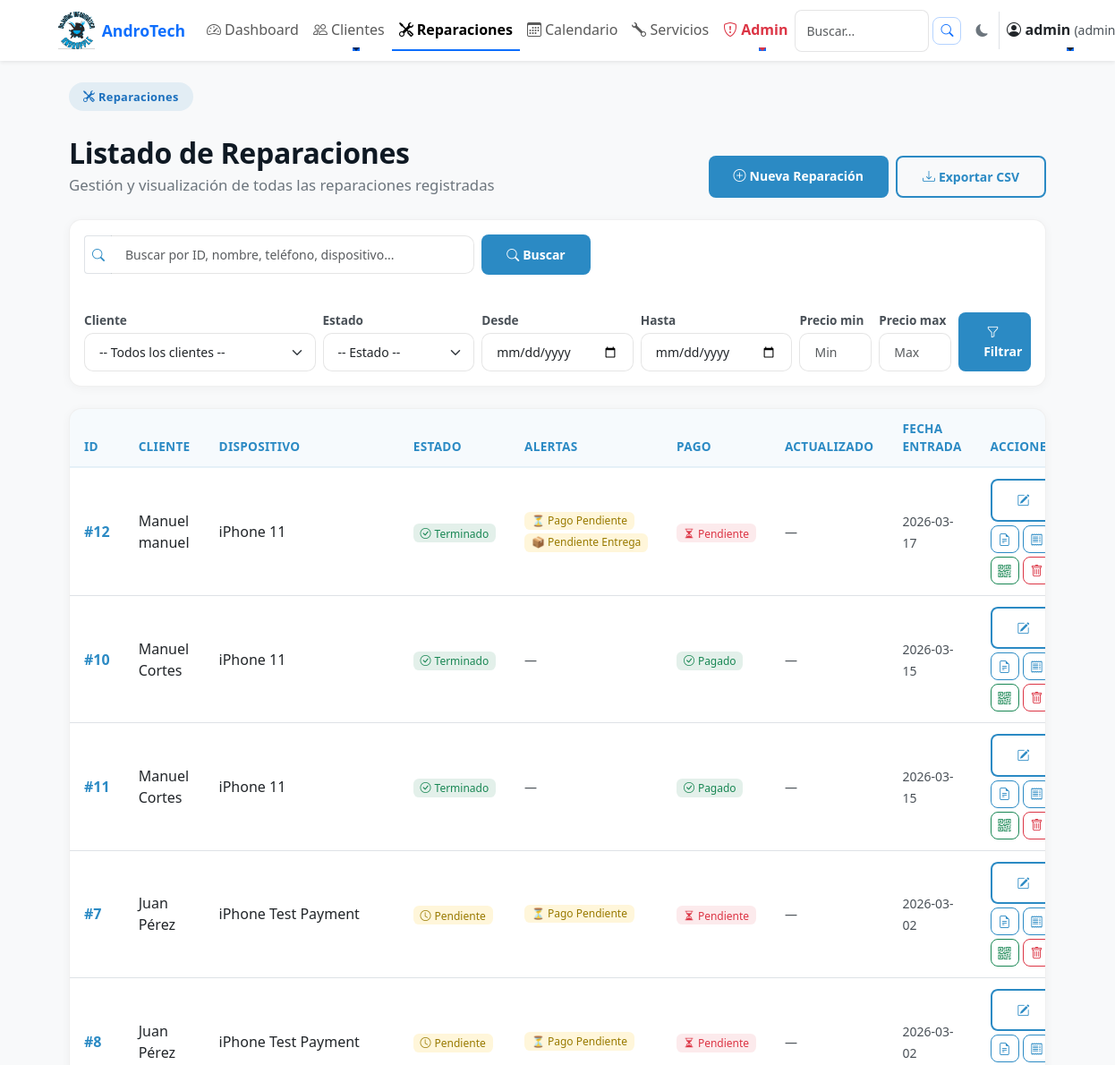
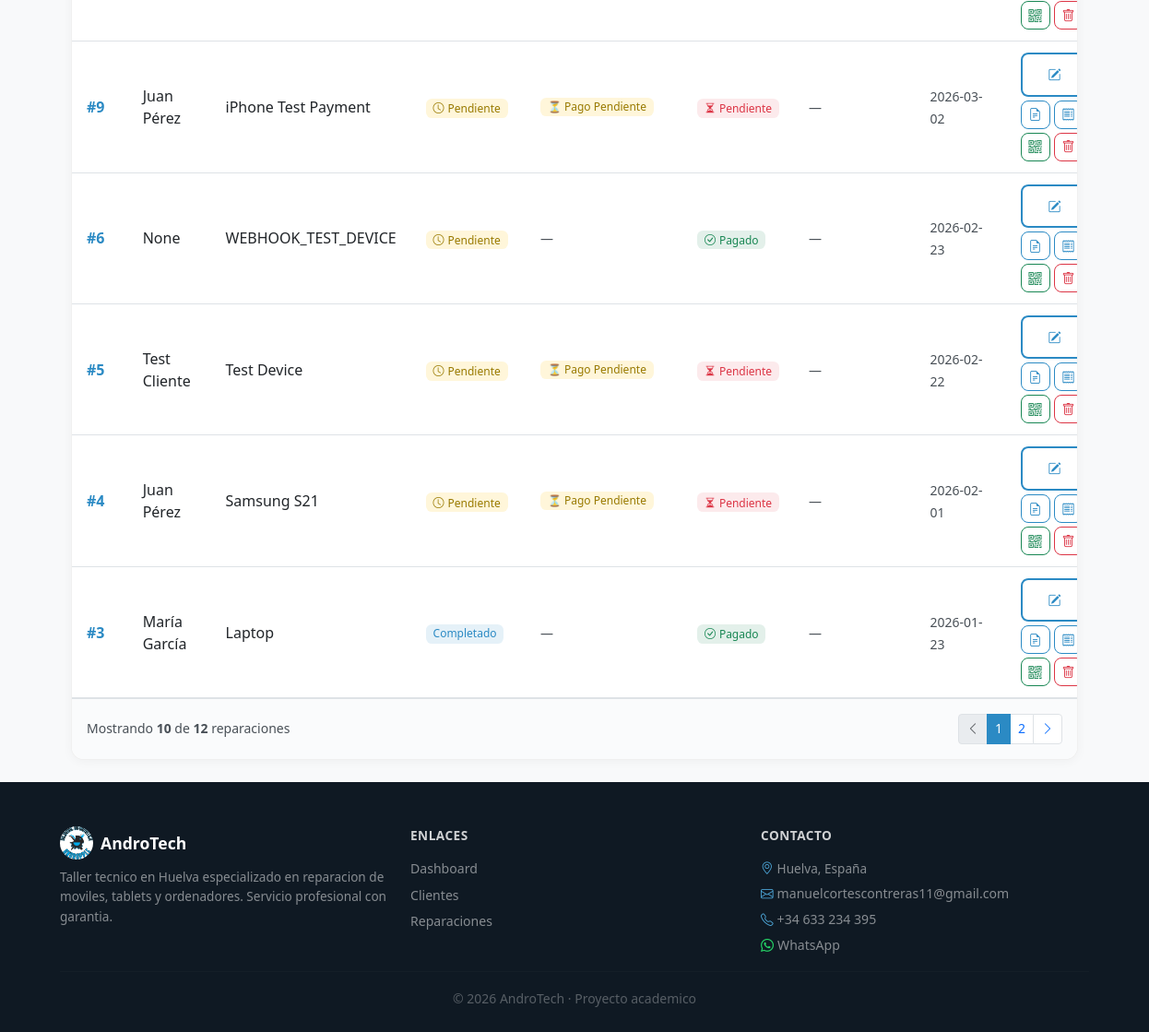
The page /reparaciones (signed in) on the database its author committed (2 pictures, top to bottom).
### tables this page shows
CREATE TABLE reparaciones (
    id INTEGER PRIMARY KEY AUTOINCREMENT,
    cliente_id INTEGER,
    dispositivo TEXT NOT NULL,
    descripcion TEXT,
    estado TEXT DEFAULT 'Pendiente',
    fecha_entrada TEXT,
    fecha_salida TEXT,
    precio REAL,
    tipo_documento TEXT DEFAULT 'presupuesto',
    estado_pago TEXT DEFAULT 'Pendiente',
    fecha_pago TEXT,
    metodo_pago TEXT, firma TEXT,
    FOREIGN KEY (cliente_id) REFERENCES clientes(id)
);

CREATE TABLE clientes (
    id INTEGER PRIMARY KEY AUTOINCREMENT,
    nombre TEXT NOT NULL,
    telefono TEXT,
    email TEXT,
    direccion TEXT
);

### app.py (the view, shortened to what this page needs)
@app.route("/reparaciones")
@login_required
def reparaciones():
    conn = get_db()
    cliente_id = request.args.get('cliente_id', '').strip()
    estado = request.args.get('estado', '').strip()
    desde = request.args.get('desde', '').strip()
    hasta = request.args.get('hasta', '').strip()
    precio_min = request.args.get('precio_min', '').strip()
    precio_max = request.args.get('precio_max', '').strip()
    q = request.args.get('q', '').strip()
    try:
        page = int(request.args.get('page', 1))
        if page < 1:
            page = 1
    except ValueError:
        page = 1
    per_page = 10
    offset = (page - 1) * per_page
    sql_base = "FROM reparaciones LEFT JOIN clientes ON clientes.id = reparaciones.cliente_id"
    where_clauses = []
    params = []
    if cliente_id:
        where_clauses.append("reparaciones.cliente_id = ?")
        params.append(cliente_id)
    if estado:
        where_clauses.append("reparaciones.estado = ?")
        params.append(estado)
    if desde:
        where_clauses.append("reparaciones.fecha_entrada >= ?")
        params.append(desde)
    if hasta:
        where_clauses.append("reparaciones.fecha_entrada <= ?")
        params.append(hasta)
    if precio_min:
        try:
            params.append(float(precio_min))
            where_clauses.append("reparaciones.precio >= ?")
        except ValueError:
            pass
    if precio_max:
        try:
            params.append(float(precio_max))
            where_clauses.append("reparaciones.precio <= ?")
        except ValueError:
            pass
    where_sql = (" WHERE " + " AND ".join(where_clauses)) if where_clauses else ""
    total_sql = "SELECT COUNT(*) " + sql_base + where_sql
    total = conn.execute(total_sql, tuple(params)).fetchone()[0]
    select_sql = "SELECT reparaciones.*, clientes.nombre AS cliente " + sql_base + where_sql + " ORDER BY fecha_entrada DESC LIMIT ? OFFSET ?"
    final_params = params + [per_page, offset]
    datos = conn.execute(select_sql, tuple(final_params)).fetchall()
    datos_enriquecidos = []
    for r in datos:
        r_dict = dict(r)
        ultima_actualizacion = conn.execute(
            "SELECT fecha_cambio FROM reparaciones_historial WHERE reparacion_id = ? ORDER BY fecha_cambio DESC LIMIT 1",
            (r_dict['id'],)
        ).fetchone()
        r_dict['ultima_actualizacion'] = ultima_actualizacion['fecha_cambio'] if ultima_actualizacion else None
        r_dict['alertas_info'] = calcular_alertas_reparacion(r_dict, r_dict['ultima_actualizacion'])
        datos_enriquecidos.append(r_dict)
    clientes = conn.execute("SELECT id, nombre FROM clientes ORDER BY nombre").fetchall()
    conn.close()
    filters = {}
    if cliente_id:
        filters['cliente_id'] = cliente_id
    if estado:
        filters['estado'] = estado
    if desde:
        filters['desde'] = desde
    if hasta:
        filters['hasta'] = hasta
    if precio_min:
        filters['precio_min'] = precio_min
    if precio_max:
        filters['precio_max'] = precio_max
    if q:
        filters['q'] = q
    filters_query = urllib.parse.urlencode(filters)
    total_pages = max(1, (total + per_page - 1) // per_page)
    mostrar_precios = session.get('rol') in ['admin', 'tecnico']
    return render_template("reparaciones.html", reparaciones=datos_enriquecidos, clientes=clientes, filters=filters, filters_query=filters_query, page=page, total_pages=total_pages, per_page=per_page, total=total, mostrar_precios=mostrar_precios, user_role=session.get('rol'))

### templates/reparaciones.html (shortened to what this page needs)
{% extends "base.html" %}
{% block content %}
<div class="container-fluid py-4">
    <div class="row mb-4 align-items-end">
        <div class="col">
            <span class="at-pill"><i class="bi bi-tools me-1"></i>Reparaciones</span>
            <h1 class="at-section-title mt-2 mb-1">Listado de Reparaciones</h1>
            <p class="at-section-sub" style="margin:0;max-width:none;">Gestión y visualización de todas las reparaciones registradas</p>
        </div>
        <div class="col-auto">
            <div class="d-flex gap-2">
                <a href="/reparaciones/nueva" class="at-btn-primary btn btn-sm">
                    <i class="bi bi-plus-circle me-1"></i>Nueva Reparación
                </a>
                <a href="{{ url_for('export_reparaciones', **request.args) }}" class="at-btn-outline btn btn-sm">
                    <i class="bi bi-download me-1"></i>Exportar CSV
                </a>
            </div>
        </div>
    </div>
    <div class="at-admin-card mb-4">
        <div class="p-3">
            <form method="get" class="at-admin-form mb-3">
                <div class="row g-2 align-items-center">
                    <div class="col-md-5">
                        <div class="input-group input-group-sm">
                            <span class="input-group-text bg-white border-end-0"><i class="bi bi-search" style="color:#2B8AC4;"></i></span>
                            <input type="search" name="q" class="form-control border-start-0" placeholder="Buscar por ID, nombre, teléfono, dispositivo..." value="{{ filters.q if filters.q is defined else '' }}">
                        </div>
                    </div>
                    <div class="col-auto">
                        <button class="at-btn-primary btn btn-sm" type="submit"><i class="bi bi-search me-1"></i>Buscar</button>
                    </div>
                </div>
            </form>
            <form method="get" class="at-admin-form">
                <div class="row g-2 align-items-end">
                    <div class="col-sm-3">
                        <label class="form-label small text-muted mb-1">Cliente</label>
                        <select name="cliente_id" class="form-select form-select-sm">
                            <option value="">-- Todos los clientes --</option>
                        </select>
                    </div>
                    <div class="col-sm-2">
                        <label class="form-label small text-muted mb-1">Estado</label>
                        <select name="estado" class="form-select form-select-sm">
                            <option value="">-- Estado --</option>
                        </select>
                    </div>
                    <div class="col-sm-2">
                        <label class="form-label small text-muted mb-1">Desde</label>
                        <input type="date" name="desde" class="form-control form-control-sm" value="{{ filters.desde if filters.desde is defined else '' }}">
                    </div>
                    <div class="col-sm-2">
                        <label class="form-label small text-muted mb-1">Hasta</label>
                        <input type="date" name="hasta" class="form-control form-control-sm" value="{{ filters.hasta if filters.hasta is defined else '' }}">
                    </div>
                    <div class="col-sm-1">
                        <label class="form-label small text-muted mb-1">Precio min</label>
                        <input type="number" step="0.01" name="precio_min" class="form-control form-control-sm" placeholder="Min" value="{{ filters.precio_min if filters.precio_min is defined else '' }}">
                    </div>
                    <div class="col-sm-1">
                        <label class="form-label small text-muted mb-1">Precio max</label>
                        <input type="number" step="0.01" name="precio_max" class="form-control form-control-sm" placeholder="Max" value="{{ filters.precio_max if filters.precio_max is defined else '' }}">
                    </div>
                    <div class="col-sm-1 d-grid">
                        <label class="form-label small text-muted mb-1">&nbsp;</label>
                        <button class="at-btn-primary btn btn-sm" type="submit"><i class="bi bi-funnel me-1"></i>Filtrar</button>
                    </div>
                </div>
            </form>
        </div>
    </div>
    <div class="at-admin-card">
        <div class="table-responsive">
            <table class="at-admin-table table align-middle mb-0">
                <thead>
                <tr>
                    <th scope="col" style="width:70px;">ID</th>
                    <th scope="col">Cliente</th>
                    <th scope="col">Dispositivo</th>
                    <th scope="col" style="width:130px;">Estado</th>
                    <th scope="col" style="width:120px;">Alertas</th>
                    <th scope="col" style="width:110px;">Pago</th>
                    <th scope="col" style="width:120px;">Actualizado</th>
                    <th scope="col" style="width:130px;">Fecha entrada</th>
                    <th scope="col" style="width:220px;">Acciones</th>
                </tr>
                </thead>
                <tbody>
                {% for r in reparaciones %}
                <tr>
                    <td><span class="fw-semibold" style="color:#2B8AC4;">#{{ r.id }}</span></td>
                    <td>{{ r.cliente }}</td>
                    <td>{{ r.dispositivo }}</td>
                    <td>
                        {% if r.estado == 'Pendiente' %}
                            <span class="badge" style="background:rgba(255,193,7,.15);color:#997a00;">
                                <i class="bi bi-clock me-1"></i>Pendiente
                            </span>
                        {% elif r.estado == 'En proceso' %}
                            <span class="badge" style="background:rgba(43,138,196,.12);color:#2B8AC4;">
                                <i class="bi bi-gear me-1"></i>En proceso
                            </span>
                        {% elif r.estado == 'Terminado' %}
                            <span class="badge" style="background:rgba(25,135,84,.12);color:#198754;">
                                <i class="bi bi-check-circle me-1"></i>Terminado
                            </span>
                        {% elif r.estado == 'Entregado' %}
                            <span class="badge" style="background:rgba(25,135,84,.12);color:#198754;">
                                <i class="bi bi-box-seam me-1"></i>Entregado
                            </span>
                        {% else %}
                            <span class="badge" style="background:rgba(43,138,196,.12);color:#2B8AC4;">{{ r.estado }}</span>
                        {% endif %}
                    </td>
                    <td>
                        {% if r.alertas_info.tiene_alertas %}
                            <div class="d-flex gap-1 flex-wrap">
                                {% for alerta in r.alertas_info.alertas %}
                                <span class="badge small" title="{{ alerta.mensaje }}"
                                      style="background:rgba(255,193,7,.15);color:#997a00;">
                                    {{ alerta.icono }} {{ alerta.tipo|replace('_', ' ')|title }}
                                </span>
                                {% endfor %}
                            </div>
                        {% else %}
                            <span class="text-muted small">—</span>
                        {% endif %}
                    </td>
                    <td>
                        {% if r.estado_pago == 'Pagado' %}
                            <span class="badge" style="background:rgba(25,135,84,.12);color:#198754;">
                                <i class="bi bi-check-circle me-1"></i>Pagado
                            </span>
                        {% else %}
                            <span class="badge" style="background:rgba(220,53,69,.1);color:#dc3545;">
                                <i class="bi bi-hourglass-split me-1"></i>Pendiente
                            </span>
                        {% endif %}
                    </td>
                    <td>
                        {% if r.ultima_actualizacion %}
                            <small class="text-muted">{{ r.ultima_actualizacion|strftime('%d/%m/%Y') }}</small>
                        {% else %}
                            <small class="text-muted">—</small>
                        {% endif %}
                    </td>
                    <td><small class="text-muted">{{ r.fecha_entrada }}</small></td>
                    <td>
                        <div class="d-flex gap-1 flex-wrap">
                            <a href="/reparaciones/editar/{{ r.id }}" class="at-btn-outline btn btn-sm" title="Editar">
                                <i class="bi bi-pencil-square"></i>
                            </a>
                            <a href="/reparaciones/pdf/{{ r.id }}?tipo=presupuesto" class="btn btn-sm" target="_blank" title="Presupuesto"
                               style="color:#2B8AC4;border:1px solid #2B8AC4;">
                                <i class="bi bi-file-earmark-text"></i>
                            </a>
                            <a href="/reparaciones/pdf/{{ r.id }}?tipo=factura" class="btn btn-sm" target="_blank" title="Factura"
                               style="color:#2B8AC4;border:1px solid #2B8AC4;">
                                <i class="bi bi-receipt"></i>
                            </a>
                            <a href="/reparaciones/{{ r.id }}/ticket" class="btn btn-sm" title="Ticket QR"
                               style="color:#198754;border:1px solid #198754;">
                                <i class="bi bi-qr-code"></i>
                            </a>
                            {% if user_role == 'admin' %}
                            <button type="button" class="btn btn-sm" style="color:#dc3545;border:1px solid #dc3545;"
                                    data-bs-toggle="modal" data-bs-target="#confirmBorrarModal"
                                    onclick="setConfirmData('/reparaciones/borrar/{{ r.id }}', 'Borrar Reparación', '¿Estás seguro de que deseas borrar esta reparación (#{{ r.id }})? Esta acción no se puede deshacer.')"
                                    title="Borrar">
                                <i class="bi bi-trash"></i>
                            </button>
                            {% endif %}
                        </div>
                    </td>
                </tr>
                {% endfor %}
                </tbody>
            </table>
        </div>
        <div class="px-3 py-3 border-top" style="background:#fafbfc;">
            <div class="d-flex justify-content-between align-items-center">
                <div class="small text-muted">
                    Mostrando <strong>{{ reparaciones|length }}</strong> de <strong>{{ total }}</strong> reparaciones
                </div>
                <nav aria-label="Paginación">
                    <ul class="pagination pagination-sm mb-0">
                        <li class="page-item {% if page <= 1 %}disabled{% endif %}">
                            <a class="page-link" href="?page={{ page-1 }}{% if filters_query %}&{{ filters_query }}{% endif %}">
                                <i class="bi bi-chevron-left"></i>
                            </a>
                        </li>
                        {% for p in range(1, total_pages+1) %}
                        <li class="page-item {% if p == page %}active{% endif %}">
                            <a class="page-link" href="?page={{ p }}{% if filters_query %}&{{ filters_query }}{% endif %}"
                               {% if p == page %}style="background:#2B8AC4;border-color:#2B8AC4;"{% endif %}>{{ p }}</a>
                        </li>
                        {% endfor %}
                        <li class="page-item {% if page >= total_pages %}disabled{% endif %}">
                            <a class="page-link" href="?page={{ page+1 }}{% if filters_query %}&{{ filters_query }}{% endif %}">
                                <i class="bi bi-chevron-right"></i>
                            </a>
                        </li>
                    </ul>
                </nav>
            </div>
        </div>
    </div>
</div>
{% endblock %}

### rows shown on the page
reparaciones: id "12", cliente "Manuel manuel", dispositivo "iPhone 11", estado "Terminado" (drawn), icono "⏳" "📦", tipo "Pago Pendiente" "Pendiente Entrega", estado_pago "Pendiente" (drawn), fecha_entrada "2026-03-17"
reparaciones: id "10", cliente "Manuel Cortes", dispositivo "iPhone 11", estado "Terminado" (drawn), estado_pago "Pagado" (drawn), fecha_entrada "2026-03-15"
reparaciones: id "11", cliente "Manuel Cortes", dispositivo "iPhone 11", estado "Terminado" (drawn), estado_pago "Pagado" (drawn), fecha_entrada "2026-03-15"
reparaciones: id "7", cliente "Juan Pérez", dispositivo "iPhone Test Payment", estado "Pendiente" (drawn), icono "⏳", tipo "Pago Pendiente", estado_pago "Pendiente" (drawn), fecha_entrada "2026-03-02"
reparaciones: id "8", cliente "Juan Pérez", dispositivo "iPhone Test Payment", estado "Pendiente" (drawn), icono "⏳", tipo "Pago Pendiente", estado_pago "Pendiente" (drawn), fecha_entrada "2026-03-02"
reparaciones: id "9", cliente "Juan Pérez", dispositivo "iPhone Test Payment", estado "Pendiente" (drawn), icono "⏳", tipo "Pago Pendiente", estado_pago "Pendiente" (drawn), fecha_entrada "2026-03-02"
reparaciones: id "6", cliente "None", dispositivo "WEBHOOK_TEST_DEVICE", estado "Pendiente" (drawn), estado_pago "Pagado" (drawn), fecha_entrada "2026-02-23"
reparaciones: id "5", cliente "Test Cliente", dispositivo "Test Device", estado "Pendiente" (drawn), icono "⏳", tipo "Pago Pendiente", estado_pago "Pendiente" (drawn), fecha_entrada "2026-02-22"
reparaciones: id "4", cliente "Juan Pérez", dispositivo "Samsung S21", estado "Pendiente" (drawn), icono "⏳", tipo "Pago Pendiente", estado_pago "Pendiente" (drawn), fecha_entrada "2026-02-01"
reparaciones: id "3", cliente "María García", dispositivo "Laptop", estado "Completado", estado_pago "Pagado" (drawn), fecha_entrada "2026-01-23"

### other values the page prints
{{ session.usuario }} "admin"
{{ session.rol }} "admin"
{{ reparaciones|length }} "10"
{{ total }} "12"
{{ p }} "1" "2"
